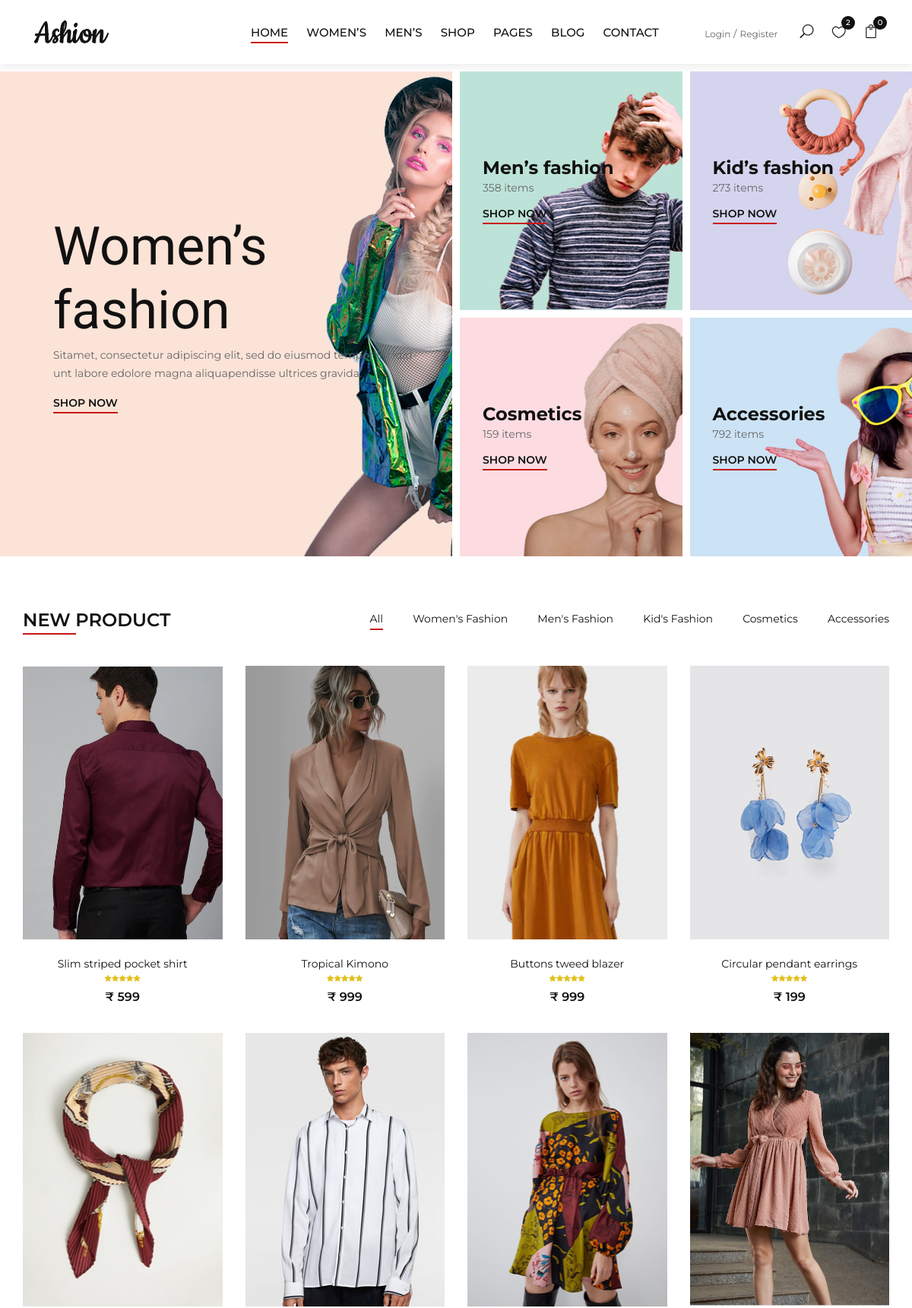
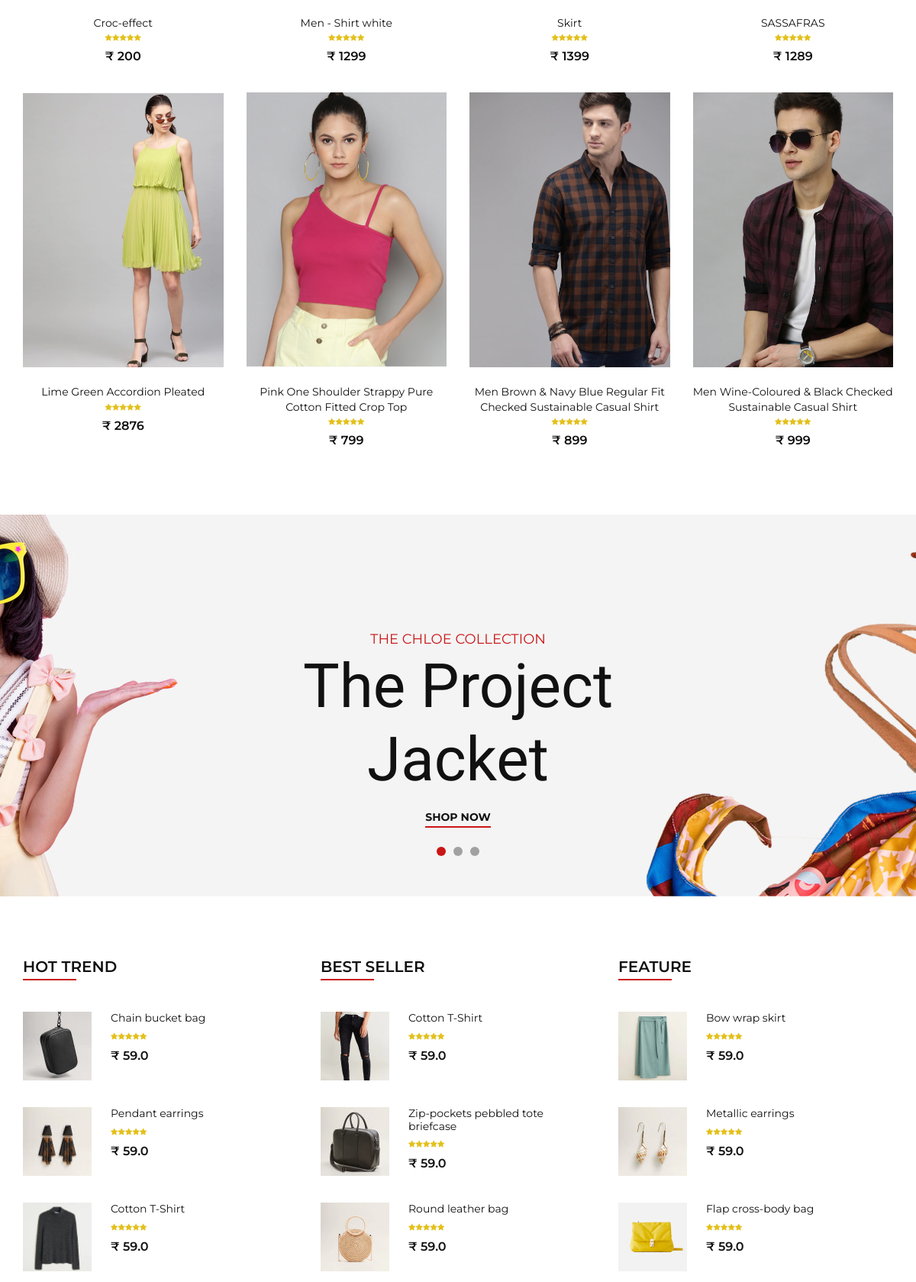
The page / (upper part) on the database its author committed (2 pictures, top to bottom).
### category/models.py (models this page shows, shortened)
class Category(models.Model):
    category_name = models.CharField(max_length=250, unique=True)
    slug = models.SlugField(max_length=250, unique=True)
    description = models.TextField(max_length=300, blank=True)
    cat_image = models.ImageField(upload_to='photos/category',blank=True)
    class Meta:
        verbose_name = 'category'
        verbose_name_plural = 'categories'
    def get_url(self):
        return reverse('products_by_category', args=[self.slug])

### store/models.py (models this page shows, shortened)
class Product(models.Model):
    product_name = models.CharField(max_length=255, unique=True)
    slug = models.SlugField(max_length=255, unique=True)
    description = models.TextField(max_length=500, blank=True)
    price = models.IntegerField()
    stock = models.IntegerField()
    images = models.ImageField(upload_to='photos/products')
    cropping = ImageRatioField('images', '512x512')
    image_1 = models.ImageField(upload_to='photos/products',blank=True)
    image_2 = models.ImageField(upload_to='photos/products',blank=True)
    image_3 = models.ImageField(upload_to='photos/products',blank=True)
    image_4 = models.ImageField(upload_to='photos/products',blank=True)
    is_available = models.BooleanField(default=True)
    category = models.ForeignKey(Category, on_delete=models.CASCADE)
    created_date = models.DateTimeField(auto_now_add=True)
    modified_date = models.DateTimeField(auto_now=True)
    def get_url(self):
        return reverse('product_detail',args=[self.category.slug, self.slug])

### ashion/views.py (the view)
# urls.py: 2. Add a URL to urlpatterns:  path('', views.home, name='home')
def home(request):
    products = Product.objects.filter(is_available = True)
    paginator = Paginator(products, 12)
    page = request.GET.get('page')
    pageed_products = paginator.get_page(page)
    context = {
        'product':pageed_products
    }
    return render(request, 'home.html', context)

### templates/home.html (shortened to what this page needs)
{% extends 'base.html' %}
{% load static %}
{% block content %}
    <section class="categories">
        <div class="container-fluid">
            <div class="row">
                <div class="col-lg-6 p-0">
                    <div class="categories__item categories__large__item set-bg"
                    data-setbg="{% static 'img/categories/category-1.jpg' %}">
                    <div class="categories__text">
                        <h1>Women’s fashion</h1>
                        <p>Sitamet, consectetur adipiscing elit, sed do eiusmod tempor incidid-unt labore
                        edolore magna aliquapendisse ultrices gravida.</p>
                        <a href="{% url 'store' %}">Shop now</a>
                    </div>
                </div>
            </div>
            <div class="col-lg-6">
                <div class="row">
                    <div class="col-lg-6 col-md-6 col-sm-6 p-0">
                        <div class="categories__item set-bg" data-setbg="{% static 'img/categories/category-2.jpg' %}">
                            <div class="categories__text">
                                <h4>Men’s fashion</h4>
                                <p>358 items</p>
                                <a href="{% url 'store' %}">Shop now</a>
                            </div>
                        </div>
                    </div>
                    <div class="col-lg-6 col-md-6 col-sm-6 p-0">
                        <div class="categories__item set-bg" data-setbg="{% static 'img/categories/category-3.jpg' %}">
                            <div class="categories__text">
                                <h4>Kid’s fashion</h4>
                                <p>273 items</p>
                                <a href="{% url 'store' %}">Shop now</a>
                            </div>
                        </div>
                    </div>
                    <div class="col-lg-6 col-md-6 col-sm-6 p-0">
                        <div class="categories__item set-bg" data-setbg="{% static 'img/categories/category-4.jpg' %}">
                            <div class="categories__text">
                                <h4>Cosmetics</h4>
                                <p>159 items</p>
                                <a href="{% url 'store' %}">Shop now</a>
                            </div>
                        </div>
                    </div>
                    <div class="col-lg-6 col-md-6 col-sm-6 p-0">
                        <div class="categories__item set-bg" data-setbg="{% static 'img/categories/category-5.jpg' %}">
                            <div class="categories__text">
                                <h4>Accessories</h4>
                                <p>792 items</p>
                                <a href="{% url 'store' %}">Shop now</a>
                            </div>
                        </div>
                    </div>
                </div>
            </div>
        </div>
    </div>
</section>
<section class="product spad">
    <div class="container">
        <div class="row">
            <div class="col-lg-4 col-md-4">
                <div class="section-title">
                    <h4>New product</h4>
                </div>
            </div>
            <div class="col-lg-8 col-md-8">
                <ul class="filter__controls">
                    <li class="active" data-filter="*">All</li>
                    {% for category in links %}
                   <li> <a href="{{ category.get_url }}">{{category.category_name}}</a></li>
                    {% endfor %}
                </ul>
            </div>
        </div>
        <div class="row property__gallery">
            {% for product in product %}
            <div class="col-lg-3 col-md-4 col-sm-6 mix men">
                <div class="product__item">
                    <div href="{{ product.get_url }}" class="product__item__pic set-bg" data-setbg="{{ product.images.url }}">
                        <ul class="product__hover">
                        </ul>
                    </div>
                    <div class="product__item__text">
                        <h6><a href="{{ product.get_url }}">{{product.product_name}}</a></h6>
                        <div class="rating">
                            <i class="fa fa-star"></i>
                            <i class="fa fa-star"></i>
                            <i class="fa fa-star"></i>
                            <i class="fa fa-star"></i>
                            <i class="fa fa-star"></i>
                        </div>
                        <div class="product__price">₹ {{product.price}}</div>
                    </div>
                </div>
            </div>
            {% endfor %}
        </div>
    </div>
</section>
<section class="banner set-bg" data-setbg="{% static 'img/banner/banner-1.jpg' %}">
    <div class="container">
        <div class="row">
            <div class="col-xl-7 col-lg-8 m-auto">
                <div class="banner__slider owl-carousel">
                    <div class="banner__item">
                        <div class="banner__text">
                            <span>The Chloe Collection</span>
                            <h1>The Project Jacket</h1>
                            <a href="#">Shop now</a>
                        </div>
                    </div>
                </div>
            </div>
        </div>
    </div>
</section>
<section class="trend spad">
    <div class="container">
        <div class="row">
            <div class="col-lg-4 col-md-4 col-sm-6">
                <div class="trend__content">
                    <div class="section-title">
                        <h4>Hot Trend</h4>
                    </div>
                    <div class="trend__item">
                        <div class="trend__item__pic">
                            <img src="{% static 'img/trend/ht-1.jpg' %}" alt="">
                        </div>
                        <div class="trend__item__text">
                            <h6>Chain bucket bag</h6>
                            <div class="rating">
                                <i class="fa fa-star"></i>
                                <i class="fa fa-star"></i>
                                <i class="fa fa-star"></i>
                                <i class="fa fa-star"></i>
                                <i class="fa fa-star"></i>
                            </div>
                            <div class="product__price">₹ 59.0</div>
                        </div>
                    </div>
                    <div class="trend__item">
                        <div class="trend__item__pic">
                            <img src="{% static 'img/trend/ht-2.jpg' %}" alt="">
                        </div>
                        <div class="trend__item__text">
                            <h6>Pendant earrings</h6>
                            <div class="rating">
                                <i class="fa fa-star"></i>
                                <i class="fa fa-star"></i>
                                <i class="fa fa-star"></i>
                                <i class="fa fa-star"></i>
                                <i class="fa fa-star"></i>
                            </div>
                            <div class="product__price">₹ 59.0</div>
                        </div>
                    </div>
                    <div class="trend__item">
                        <div class="trend__item__pic">
                            <img src="{% static 'img/trend/ht-3.jpg' %}" alt="">
                        </div>
                        <div class="trend__item__text">
                            <h6>Cotton T-Shirt</h6>
                            <div class="rating">
                                <i class="fa fa-star"></i>
                                <i class="fa fa-star"></i>
                                <i class="fa fa-star"></i>
                                <i class="fa fa-star"></i>
                                <i class="fa fa-star"></i>
                            </div>
                            <div class="product__price">₹ 59.0</div>
                        </div>
                    </div>
                </div>
            </div>
            <div class="col-lg-4 col-md-4 col-sm-6">
                <div class="trend__content">
                    <div class="section-title">
                        <h4>Best seller</h4>
                    </div>
                    <div class="trend__item">
                        <div class="trend__item__pic">
                            <img src="{% static 'img/trend/bs-1.jpg' %}" alt="">
                        </div>
                        <div class="trend__item__text">
                            <h6>Cotton T-Shirt</h6>
                            <div class="rating">
                                <i class="fa fa-star"></i>
                                <i class="fa fa-star"></i>
                                <i class="fa fa-star"></i>
                                <i class="fa fa-star"></i>
                                <i class="fa fa-star"></i>
                            </div>
                            <div class="product__price">₹ 59.0</div>
                        </div>
                    </div>
                    <div class="trend__item">
                        <div class="trend__item__pic">
                            <img src="{% static 'img/trend/bs-2.jpg' %}" alt="">
                        </div>
                        <div class="trend__item__text">
                            <h6>Zip-pockets pebbled tote <br />briefcase</h6>
                            <div class="rating">
                                <i class="fa fa-star"></i>
                                <i class="fa fa-star"></i>
                                <i class="fa fa-star"></i>
                                <i class="fa fa-star"></i>
                                <i class="fa fa-star"></i>
                            </div>
                            <div class="product__price">₹ 59.0</div>
                        </div>
                    </div>
                    <div class="trend__item">
                        <div class="trend__item__pic">
                            <img src="{% static 'img/trend/bs-3.jpg' %}" alt="">
                        </div>
                        <div class="trend__item__text">
                            <h6>Round leather bag</h6>
                            <div class="rating">
                                <i class="fa fa-star"></i>
                                <i class="fa fa-star"></i>
                                <i class="fa fa-star"></i>
                                <i class="fa fa-star"></i>
                                <i class="fa fa-star"></i>
                            </div>
                            <div class="product__price">₹ 59.0</div>
                        </div>
                    </div>
                </div>
            </div>
            <div class="col-lg-4 col-md-4 col-sm-6">
                <div class="trend__content">
                    <div class="section-title">
                        <h4>Feature</h4>
                    </div>
                    <div class="trend__item">
                        <div class="trend__item__pic">
                            <img src="{% static 'img/trend/f-1.jpg' %}" alt="">
                        </div>
                        <div class="trend__item__text">
                            <h6>Bow wrap skirt</h6>
                            <div class="rating">
                                <i class="fa fa-star"></i>
                                <i class="fa fa-star"></i>
                                <i class="fa fa-star"></i>
                                <i class="fa fa-star"></i>
                                <i class="fa fa-star"></i>
                            </div>
                            <div class="product__price">₹ 59.0</div>
                        </div>
                    </div>
                    <div class="trend__item">
                        <div class="trend__item__pic">
                            <img src="{% static 'img/trend/f-2.jpg' %}" alt="">
                        </div>
                        <div class="trend__item__text">
                            <h6>Metallic earrings</h6>
                            <div class="rating">
                                <i class="fa fa-star"></i>
                                <i class="fa fa-star"></i>
                                <i class="fa fa-star"></i>
                                <i class="fa fa-star"></i>
                                <i class="fa fa-star"></i>
                            </div>
                            <div class="product__price">₹ 59.0</div>
                        </div>
                    </div>
                    <div class="trend__item">
                        <div class="trend__item__pic">
                            <img src="{% static 'img/trend/f-3.jpg' %}" alt="">
                        </div>
                        <div class="trend__item__text">
                            <h6>Flap cross-body bag</h6>
                            <div class="rating">
                                <i class="fa fa-star"></i>
                                <i class="fa fa-star"></i>
                                <i class="fa fa-star"></i>
                                <i class="fa fa-star"></i>
                                <i class="fa fa-star"></i>
                            </div>
                            <div class="product__price">₹ 59.0</div>
                        </div>
                    </div>
                </div>
            </div>
        </div>
    </div>
</section>
{% endblock content %}

### rows shown on the page
Category: category_name "Women's Fashion"
Category: category_name "Men's Fashion"
Category: category_name "Kid's Fashion"
Category: category_name "Cosmetics"
Category: category_name "Accessories"
Product: shows a picture, product_name "Slim striped pocket shirt", price "599"
Product: shows a picture, product_name "Tropical Kimono", price "999"
Product: shows a picture, product_name "Buttons tweed blazer", price "999"
Product: shows a picture, product_name "Circular pendant earrings", price "199"
Product: shows a picture, product_name "Croc-effect", price "200"
Product: shows a picture, product_name "Men - Shirt white", price "1299"
Product: shows a picture, product_name "Skirt", price "1399"
Product: shows a picture, product_name "SASSAFRAS", price "1289"
Product: shows a picture, product_name "Lime Green Accordion Pleated", price "2876"
Product: shows a picture, product_name "Pink One Shoulder Strappy Pure Cotton Fitted Crop Top", price "799"
Product: shows a picture, product_name "Men Brown & Navy Blue Regular Fit Checked Sustainable Casual Shirt", price "899"
Product: shows a picture, product_name "Men Wine-Coloured & Black Checked Sustainable Casual Shirt", price "999"

### other values the page prints
{{ cart_count }} "0"
